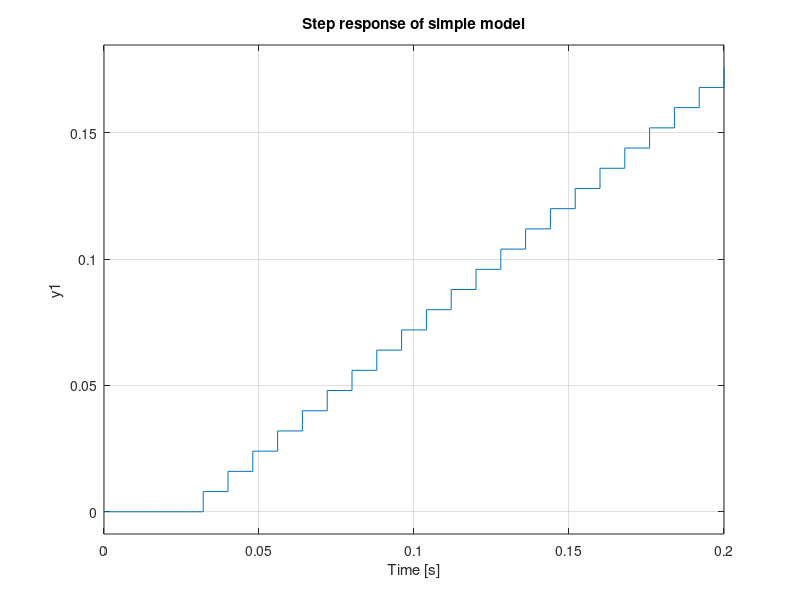

Source code (MATLAB):
clc;
clear all;

T = 0.008; % 8 ms

dPlant = c2d(tf([1],[1 0]),T)


delay = tf(1,[1 0 0 0],T)


dPlantDelay = dPlant*delay

%Husk: vi har et delay på 3 - OG en integrator på 1 = z^4



figure()
step(dPlantDelay,0.2)
title('Step response of simple model')





